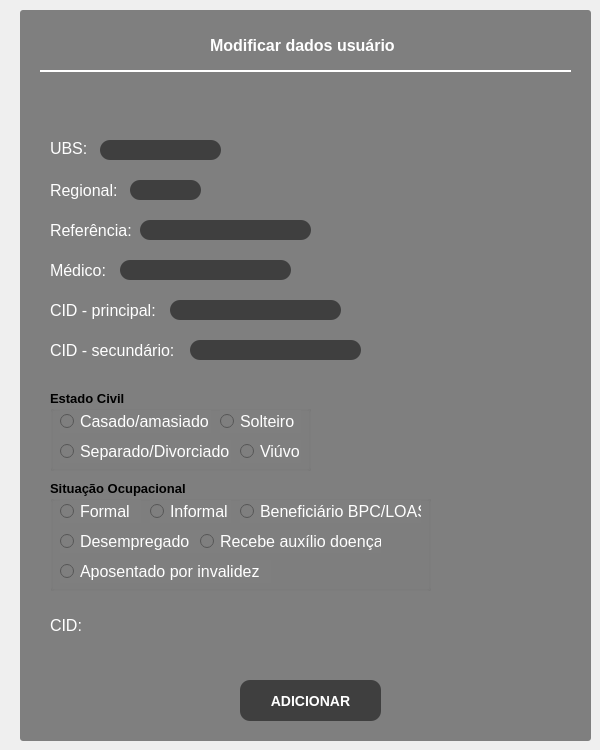
            <widget class="QWidget" name="page">
             <widget class="QFrame" name="frame_new_user_5">
              <property name="geometry">
               <rect>
                <x>20</x>
                <y>10</y>
                <width>571</width>
                <height>731</height>
               </rect>
              </property>
              <property name="font">
               <font>
                <pointsize>12</pointsize>
               </font>
              </property>
              <property name="styleSheet">
               <string notr="true">QFrame{
background-color: rgb(127, 127, 127);
 border-radius: 3px;
}</string>
              </property>
              <property name="frameShape">
               <enum>QFrame::StyledPanel</enum>
              </property>
              <property name="frameShadow">
               <enum>QFrame::Raised</enum>
              </property>
              <widget class="QPushButton" name="pushButtonADDUser_4">
               <property name="geometry">
                <rect>
                 <x>220</x>
                 <y>670</y>
                 <width>141</width>
                 <height>41</height>
                </rect>
               </property>
               <property name="font">
                <font>
                 <pointsize>-1</pointsize>
                 <weight>75</weight>
                 <italic>false</italic>
                 <bold>true</bold>
                </font>
               </property>
               <property name="styleSheet">
                <string notr="true">QPushButton{
background-color: rgb(63, 63, 63);
     border-width: 2px;
     border-radius: 10px;
     border-color: rgb(0, 170, 255);
     font: bold 14px;
     padding-left: 20px;
     padding-right: 20px;
	color: rgb(255, 255, 255);
}
QPushButton:hover {
	background-color:rgb(49, 49, 49);
}</string>
               </property>
               <property name="text">
                <string>ADICIONAR</string>
               </property>
              </widget>
              <widget class="QLabel" name="label_18">
               <property name="geometry">
                <rect>
                 <x>30</x>
                 <y>600</y>
                 <width>31</width>
                 <height>31</height>
                </rect>
               </property>
               <property name="font">
                <font>
                 <pointsize>12</pointsize>
                </font>
               </property>
               <property name="styleSheet">
                <string notr="true">QLabel {
color: rgb(255, 255, 255);
border: 0px;
}QLabel {
color: rgb(255, 255, 255);
border: 0px;
}</string>
               </property>
               <property name="text">
                <string>CID:</string>
               </property>
              </widget>
              <widget class="Line" name="line_4">
               <property name="geometry">
                <rect>
                 <x>20</x>
                 <y>60</y>
                 <width>531</width>
                 <height>2</height>
                </rect>
               </property>
               <property name="styleSheet">
                <string notr="true">background-color: rgb(255, 255, 255);</string>
               </property>
               <property name="orientation">
                <enum>Qt::Horizontal</enum>
               </property>
              </widget>
              <widget class="QLabel" name="label_43">
               <property name="geometry">
                <rect>
                 <x>190</x>
                 <y>20</y>
                 <width>201</width>
                 <height>31</height>
                </rect>
               </property>
               <property name="font">
                <font>
                 <pointsize>12</pointsize>
                 <weight>75</weight>
                 <bold>true</bold>
                </font>
               </property>
               <property name="styleSheet">
                <string notr="true">color: rgb(255, 255, 255);</string>
               </property>
               <property name="text">
                <string>Modificar dados usuário</string>
               </property>
              </widget>
              <widget class="QLabel" name="label_45">
               <property name="geometry">
                <rect>
                 <x>30</x>
                 <y>210</y>
                 <width>91</width>
                 <height>21</height>
                </rect>
               </property>
               <property name="font">
                <font>
                 <pointsize>12</pointsize>
                </font>
               </property>
               <property name="styleSheet">
                <string notr="true">QLabel {
color: rgb(255, 255, 255);
border: 0px;
}</string>
               </property>
               <property name="text">
                <string>Referência:</string>
               </property>
              </widget>
              <widget class="QLineEdit" name="lineEditRef_5">
               <property name="geometry">
                <rect>
                 <x>120</x>
                 <y>210</y>
                 <width>171</width>
                 <height>20</height>
                </rect>
               </property>
               <property name="styleSheet">
                <string notr="true">QLineEdit {
background-color: rgb(63, 63, 63);
     border-width: 2px;
     border-radius: 10px;
     border-color: rgb(0, 170, 255);
     font: bold 14px;
     padding-left: 20px;
     padding-right: 20px;
	color: rgb(255, 255, 255)
}</string>
               </property>
              </widget>
              <widget class="QLabel" name="label_46">
               <property name="geometry">
                <rect>
                 <x>30</x>
                 <y>250</y>
                 <width>61</width>
                 <height>21</height>
                </rect>
               </property>
               <property name="font">
                <font>
                 <pointsize>12</pointsize>
                </font>
               </property>
               <property name="styleSheet">
                <string notr="true">QLabel {
color: rgb(255, 255, 255);
border: 0px;
}</string>
               </property>
               <property name="text">
                <string>Médico:</string>
               </property>
              </widget>
              <widget class="QLineEdit" name="lineEditRef_6">
               <property name="geometry">
                <rect>
                 <x>100</x>
                 <y>250</y>
                 <width>171</width>
                 <height>20</height>
                </rect>
               </property>
               <property name="styleSheet">
                <string notr="true">QLineEdit {
background-color: rgb(63, 63, 63);
     border-width: 2px;
     border-radius: 10px;
     border-color: rgb(0, 170, 255);
     font: bold 14px;
     padding-left: 20px;
     padding-right: 20px;
	color: rgb(255, 255, 255)
}</string>
               </property>
              </widget>
              <widget class="QLabel" name="label_44">
               <property name="geometry">
                <rect>
                 <x>30</x>
                 <y>290</y>
                 <width>111</width>
                 <height>21</height>
                </rect>
               </property>
               <property name="font">
                <font>
                 <pointsize>12</pointsize>
                </font>
               </property>
               <property name="styleSheet">
                <string notr="true">QLabel {
color: rgb(255, 255, 255);
border: 0px;
}</string>
               </property>
               <property name="text">
                <string>CID - principal:</string>
               </property>
              </widget>
              <widget class="QLineEdit" name="lineEditCID_2">
               <property name="geometry">
                <rect>
                 <x>150</x>
                 <y>290</y>
                 <width>171</width>
                 <height>20</height>
                </rect>
               </property>
               <property name="styleSheet">
                <string notr="true">QLineEdit {
background-color: rgb(63, 63, 63);
     border-width: 2px;
     border-radius: 10px;
     border-color: rgb(0, 170, 255);
     font: bold 14px;
     padding-left: 20px;
     padding-right: 20px;
	color: rgb(255, 255, 255)
}</string>
               </property>
              </widget>
              <widget class="QLabel" name="label_47">
               <property name="geometry">
                <rect>
                 <x>30</x>
                 <y>330</y>
                 <width>131</width>
                 <height>21</height>
                </rect>
               </property>
               <property name="font">
                <font>
                 <pointsize>12</pointsize>
                </font>
               </property>
               <property name="styleSheet">
                <string notr="true">QLabel {
color: rgb(255, 255, 255);
border: 0px;
}</string>
               </property>
               <property name="text">
                <string>CID - secundário:</string>
               </property>
              </widget>
              <widget class="QLineEdit" name="lineEditCID_3">
               <property name="geometry">
                <rect>
                 <x>170</x>
                 <y>330</y>
                 <width>171</width>
                 <height>20</height>
                </rect>
               </property>
               <property name="styleSheet">
                <string notr="true">QLineEdit {
background-color: rgb(63, 63, 63);
     border-width: 2px;
     border-radius: 10px;
     border-color: rgb(0, 170, 255);
     font: bold 14px;
     padding-left: 20px;
     padding-right: 20px;
	color: rgb(255, 255, 255)
}</string>
               </property>
              </widget>
              <widget class="QLabel" name="label_98">
               <property name="geometry">
                <rect>
                 <x>30</x>
                 <y>170</y>
                 <width>71</width>
                 <height>20</height>
                </rect>
               </property>
               <property name="font">
                <font>
                 <pointsize>12</pointsize>
                </font>
               </property>
               <property name="styleSheet">
                <string notr="true">QLabel {
color: rgb(255, 255, 255);
border: 0px;
}</string>
               </property>
               <property name="text">
                <string>Regional:</string>
               </property>
              </widget>
              <widget class="QLabel" name="label_99">
               <property name="geometry">
                <rect>
                 <x>30</x>
                 <y>130</y>
                 <width>41</width>
                 <height>16</height>
                </rect>
               </property>
               <property name="font">
                <font>
                 <pointsize>12</pointsize>
                </font>
               </property>
               <property name="styleSheet">
                <string notr="true">QLabel {
color: rgb(255, 255, 255);
border: 0px;
}</string>
               </property>
               <property name="text">
                <string>UBS:</string>
               </property>
              </widget>
              <widget class="QLineEdit" name="lineEditUBS_9">
               <property name="geometry">
                <rect>
                 <x>80</x>
                 <y>130</y>
                 <width>121</width>
                 <height>20</height>
                </rect>
               </property>
               <property name="styleSheet">
                <string notr="true">QLineEdit {
background-color: rgb(63, 63, 63);
     border-width: 2px;
     border-radius: 10px;
     border-color: rgb(0, 170, 255);
     font: bold 14px;
     padding-left: 20px;
     padding-right: 20px;
	color: rgb(255, 255, 255)
}</string>
               </property>
              </widget>
              <widget class="QLineEdit" name="lineEditRegional_3">
               <property name="geometry">
                <rect>
                 <x>110</x>
                 <y>170</y>
                 <width>71</width>
                 <height>20</height>
                </rect>
               </property>
               <property name="styleSheet">
                <string notr="true">QLineEdit {
background-color: rgb(63, 63, 63);
     border-width: 2px;
     border-radius: 10px;
     border-color: rgb(0, 170, 255);
     font: bold 14px;
     padding-left: 20px;
     padding-right: 20px;
	color: rgb(255, 255, 255)
}</string>
               </property>
              </widget>
              <widget class="QGroupBox" name="groupBox_9">
               <property name="geometry">
                <rect>
                 <x>30</x>
                 <y>380</y>
                 <width>261</width>
                 <height>81</height>
                </rect>
               </property>
               <property name="font">
                <font>
                 <pointsize>10</pointsize>
                 <weight>75</weight>
                 <bold>true</bold>
                </font>
               </property>
               <property name="title">
                <string>Estado Civil</string>
               </property>
               <widget class="QRadioButton" name="radioButton_77">
                <property name="geometry">
                 <rect>
                  <x>10</x>
                  <y>20</y>
                  <width>151</width>
                  <height>23</height>
                 </rect>
                </property>
                <property name="font">
                 <font>
                  <pointsize>12</pointsize>
                 </font>
                </property>
                <property name="styleSheet">
                 <string notr="true">color: rgb(255, 255, 255);
background-color: rgb(127, 127, 127);</string>
                </property>
                <property name="text">
                 <string>Casado/amasiado</string>
                </property>
               </widget>
               <widget class="QRadioButton" name="radioButton_78">
                <property name="geometry">
                 <rect>
                  <x>190</x>
                  <y>50</y>
                  <width>61</width>
                  <height>23</height>
                 </rect>
                </property>
                <property name="font">
                 <font>
                  <pointsize>12</pointsize>
                 </font>
                </property>
                <property name="styleSheet">
                 <string notr="true">color: rgb(255, 255, 255);
background-color: rgb(127, 127, 127);</string>
                </property>
                <property name="text">
                 <string>Viúvo</string>
                </property>
               </widget>
               <widget class="QRadioButton" name="radioButton_79">
                <property name="geometry">
                 <rect>
                  <x>10</x>
                  <y>50</y>
                  <width>171</width>
                  <height>23</height>
                 </rect>
                </property>
                <property name="font">
                 <font>
                  <pointsize>12</pointsize>
                 </font>
                </property>
                <property name="styleSheet">
                 <string notr="true">color: rgb(255, 255, 255);
background-color: rgb(127, 127, 127);</string>
                </property>
                <property name="text">
                 <string>Separado/Divorciado</string>
                </property>
               </widget>
               <widget class="QRadioButton" name="radioButton_80">
                <property name="geometry">
                 <rect>
                  <x>170</x>
                  <y>20</y>
                  <width>81</width>
                  <height>23</height>
                 </rect>
                </property>
                <property name="font">
                 <font>
                  <pointsize>12</pointsize>
                 </font>
                </property>
                <property name="styleSheet">
                 <string notr="true">color: rgb(255, 255, 255);
background-color: rgb(127, 127, 127);</string>
                </property>
                <property name="text">
                 <string>Solteiro</string>
                </property>
               </widget>
              </widget>
              <widget class="QGroupBox" name="groupBox_10">
               <property name="geometry">
                <rect>
                 <x>30</x>
                 <y>470</y>
                 <width>381</width>
                 <height>111</height>
                </rect>
               </property>
               <property name="font">
                <font>
                 <pointsize>10</pointsize>
                 <weight>75</weight>
                 <bold>true</bold>
                </font>
               </property>
               <property name="title">
                <string>Situação Ocupacional</string>
               </property>
               <widget class="QRadioButton" name="radioButton_81">
                <property name="geometry">
                 <rect>
                  <x>100</x>
                  <y>20</y>
                  <width>81</width>
                  <height>23</height>
                 </rect>
                </property>
                <property name="font">
                 <font>
                  <pointsize>12</pointsize>
                 </font>
                </property>
                <property name="styleSheet">
                 <string notr="true">color: rgb(255, 255, 255);
background-color: rgb(127, 127, 127);</string>
                </property>
                <property name="text">
                 <string>Informal</string>
                </property>
               </widget>
               <widget class="QRadioButton" name="radioButton_82">
                <property name="geometry">
                 <rect>
                  <x>10</x>
                  <y>20</y>
                  <width>81</width>
                  <height>23</height>
                 </rect>
                </property>
                <property name="font">
                 <font>
                  <pointsize>12</pointsize>
                 </font>
                </property>
                <property name="styleSheet">
                 <string notr="true">color: rgb(255, 255, 255);
background-color: rgb(127, 127, 127);</string>
                </property>
                <property name="text">
                 <string>Formal</string>
                </property>
               </widget>
               <widget class="QRadioButton" name="radioButton_83">
                <property name="geometry">
                 <rect>
                  <x>10</x>
                  <y>50</y>
                  <width>171</width>
                  <height>23</height>
                 </rect>
                </property>
                <property name="font">
                 <font>
                  <pointsize>12</pointsize>
                 </font>
                </property>
                <property name="styleSheet">
                 <string notr="true">color: rgb(255, 255, 255);
background-color: rgb(127, 127, 127);</string>
                </property>
                <property name="text">
                 <string>Desempregado</string>
                </property>
               </widget>
               <widget class="QRadioButton" name="radioButton_84">
                <property name="geometry">
                 <rect>
                  <x>150</x>
                  <y>50</y>
                  <width>181</width>
                  <height>23</height>
                 </rect>
                </property>
                <property name="font">
                 <font>
                  <pointsize>12</pointsize>
                 </font>
                </property>
                <property name="styleSheet">
                 <string notr="true">color: rgb(255, 255, 255);
background-color: rgb(127, 127, 127);</string>
                </property>
                <property name="text">
                 <string>Recebe auxílio doença</string>
                </property>
               </widget>
               <widget class="QRadioButton" name="radioButton_85">
                <property name="geometry">
                 <rect>
                  <x>10</x>
                  <y>80</y>
                  <width>211</width>
                  <height>23</height>
                 </rect>
                </property>
                <property name="font">
                 <font>
                  <pointsize>12</pointsize>
                 </font>
                </property>
                <property name="styleSheet">
                 <string notr="true">color: rgb(255, 255, 255);
background-color: rgb(127, 127, 127);</string>
                </property>
                <property name="text">
                 <string>Aposentado por invalidez</string>
                </property>
               </widget>
               <widget class="QRadioButton" name="radioButton_86">
                <property name="geometry">
                 <rect>
                  <x>190</x>
                  <y>20</y>
                  <width>181</width>
                  <height>23</height>
                 </rect>
                </property>
                <property name="font">
                 <font>
                  <pointsize>12</pointsize>
                 </font>
                </property>
                <property name="styleSheet">
                 <string notr="true">color: rgb(255, 255, 255);
background-color: rgb(127, 127, 127);</string>
                </property>
                <property name="text">
                 <string>Beneficiário BPC/LOAS</string>
                </property>
               </widget>
              </widget>
             </widget>
            </widget>
